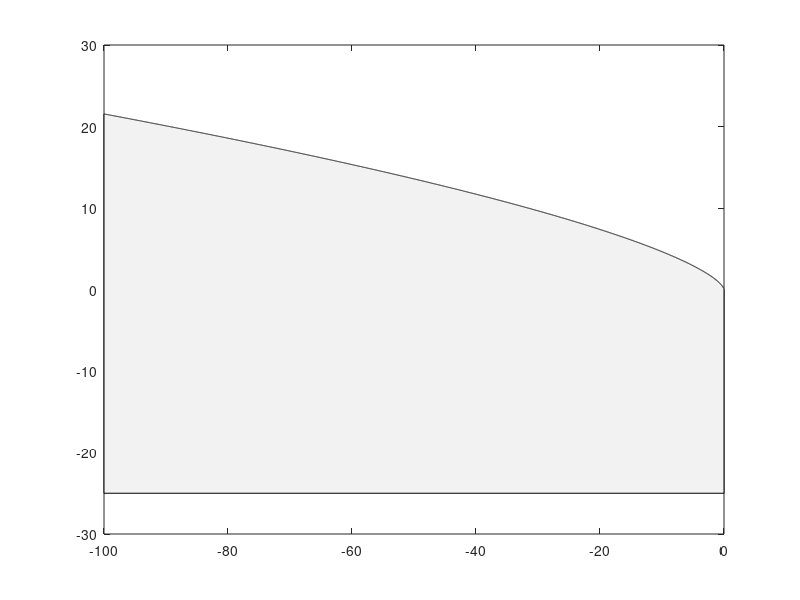

MATLAB code to generate this figure: (Note: this script raises an error after producing the figure.)
mkdir('pings')
clear; close all; clc
y1 = 0:-0.01:-100;
y2 = (-1*y1).^(2/3);
figure
h =fill([y1 y1(end) 0],[y2 -25 -25],[0.95 0.95 0.95]);
hold on
h(1).EdgeColor = [0.95 0.95 0.95];
plot([0 0],[-100 100],'k')
plot([-100 100],[0 0],'k')
plot(y1,y2,'k')
hold off
xlim([-100 25])
ylim([-25 25])
set(gcf,'Color',[1 1 1])
title('Y (shaded)')
xlabel('y_1')
ylabel('y_2')
cd('pings')
saveas(gcf,'Y.png')
cd('..')
